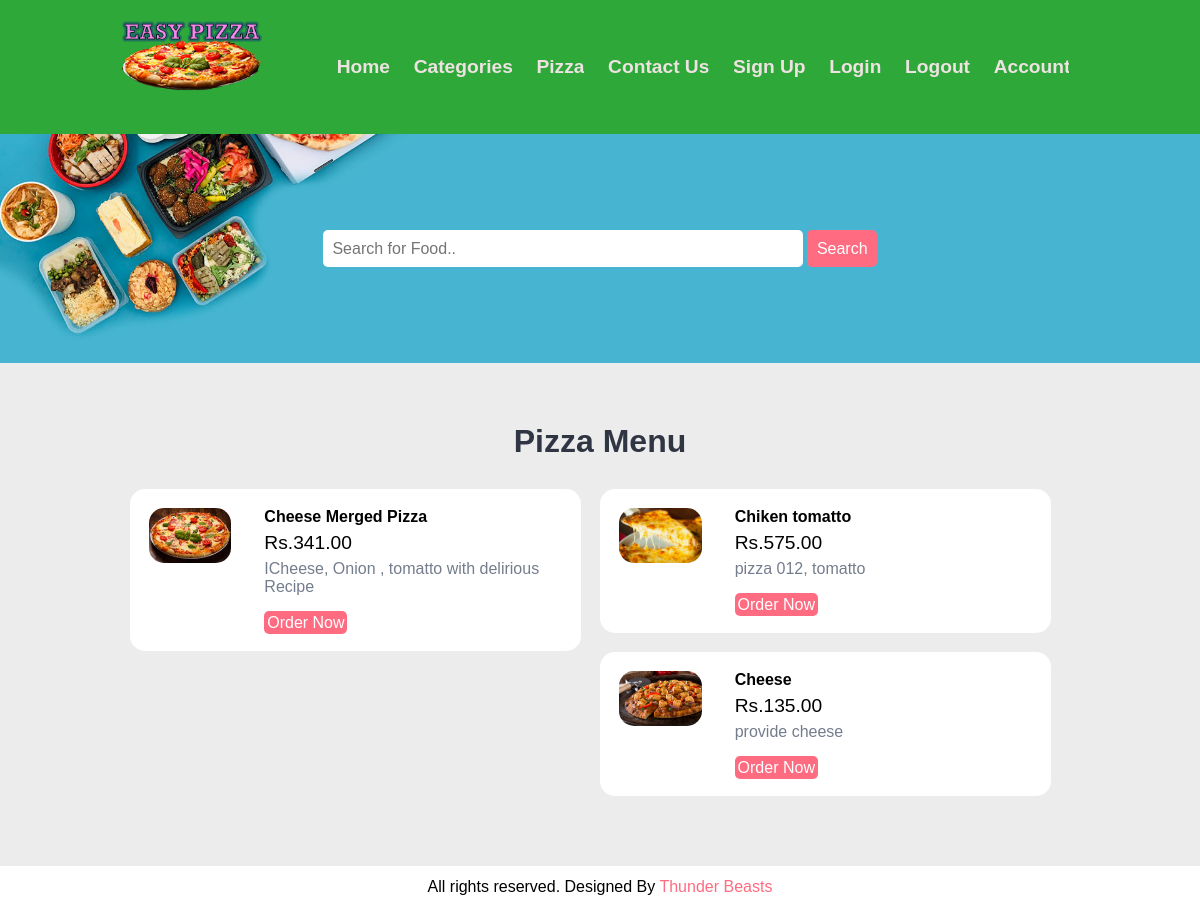
The app's page /user/pizza-menu.php with its own data.
### tables this page shows
CREATE TABLE `pizza_item` (
  `id_pizza` int(10) UNSIGNED NOT NULL,
  `id_category` int(10) UNSIGNED NOT NULL,
  `title` varchar(100) NOT NULL,
  `description` text NOT NULL,
  `price` decimal(10,2) NOT NULL,
  `image_name` varchar(255) NOT NULL,
  `featured` varchar(10) NOT NULL,
  `active` varchar(10) NOT NULL
);

### user/pizza-menu.php (the view, shortened to what this page needs)
<?php
include('partials/menu.php');
include('partials/search-bar.php');
$cus_id = 0;
?>
<section class="food-menu">
    <div class="container">
        <h2 class="text-center">Pizza Menu</h2>
        <?php
        $sql2 = "SELECT * FROM pizza_item WHERE active='Yes'";
        $res2 = mysqli_query($conn, $sql2);
        $count2 = mysqli_num_rows($res2);
        if ($count2 > 0) {
            while ($row2 = mysqli_fetch_assoc($res2)) {
                $id = $row2['id_pizza'];
                $title = $row2['title'];
                $price = $row2['price'];
                $description = $row2['description'];
                $image_name = $row2['image_name'];
        ?>
                <div class="food-menu-box">
                    <div class="food-menu-img">
                        <?php
                        if ($image_name == "") {
                            echo "<div class='error text-center'>Image Not Available</div>";
                        } else {
                        ?>
                            <img src="<?php echo SITEURL; ?>images/pizza/<?php echo $image_name; ?>" class="img-responsive img-curve">
                        <?php
                        }
                        ?>
                    </div>
                    <div class="food-menu-desc">
                        <h4><?php echo $title; ?></h4>
                        <p class="food-price">Rs.<?php echo $price; ?></p>
                        <p class="food-detail">
                            <?php echo $description; ?>
                        </p>
                        <br>
                        <a href="<?php echo SITEURL; ?>user/order.php?pizza_id=<?php echo $id; ?>&customer_id=<?php echo $cus_id; ?>" class="btn btn-primary">Order Now</a>
                    </div>
                </div>
        <?php
            }
        } else {
            echo "<div class='error text-center'>Pizza Types not Added</div>";
        }
        ?>
    </div>
</section>
<?php include('partials/footer.php'); ?>

### css/style.css (style rules this page uses)
* { margin: 0 0; padding: 0 0; font-family: Arial, Helvetica, sans-serif; }
.container { width: 80%; margin: 0 auto; padding: 1%; }
.img-responsive { width: 100%; }
.img-curve { border-radius: 15px; }
.text-center { text-align: center; }
a { color: #ff6b81; text-decoration: none; }
.btn { padding: 1%; border: none; font-size: 1rem; border-radius: 5px; }
.btn-primary { background-color: #ff6b81; color: white; cursor: pointer; }
h2 { color: #2f3542; font-size: 2rem; margin-bottom: 2%; }
.food-menu { background-color: #ececec; padding: 4% 0; }
.food-menu-box { width: 43%; margin: 1%; padding: 2%; float: left; background-color: white; border-radius: 15px; }
.food-menu-img { width: 20%; float: left; }
.food-menu-desc { width: 70%; float: left; margin-left: 8%; }
.food-price { font-size: 1.2rem; margin: 2% 0; }
.food-detail { font-size: 1rem; color: #747d8c; }

### records on screen
pizza_item: image_name (picture), title "Cheese Merged Pizza", price "341.00", description "ICheese, Onion , tomatto with delirious Recipe"
pizza_item: image_name (picture), title "Chiken tomatto", price "575.00", description "pizza 012, tomatto"
pizza_item: image_name (picture), title "Cheese", price "135.00", description "provide cheese"
